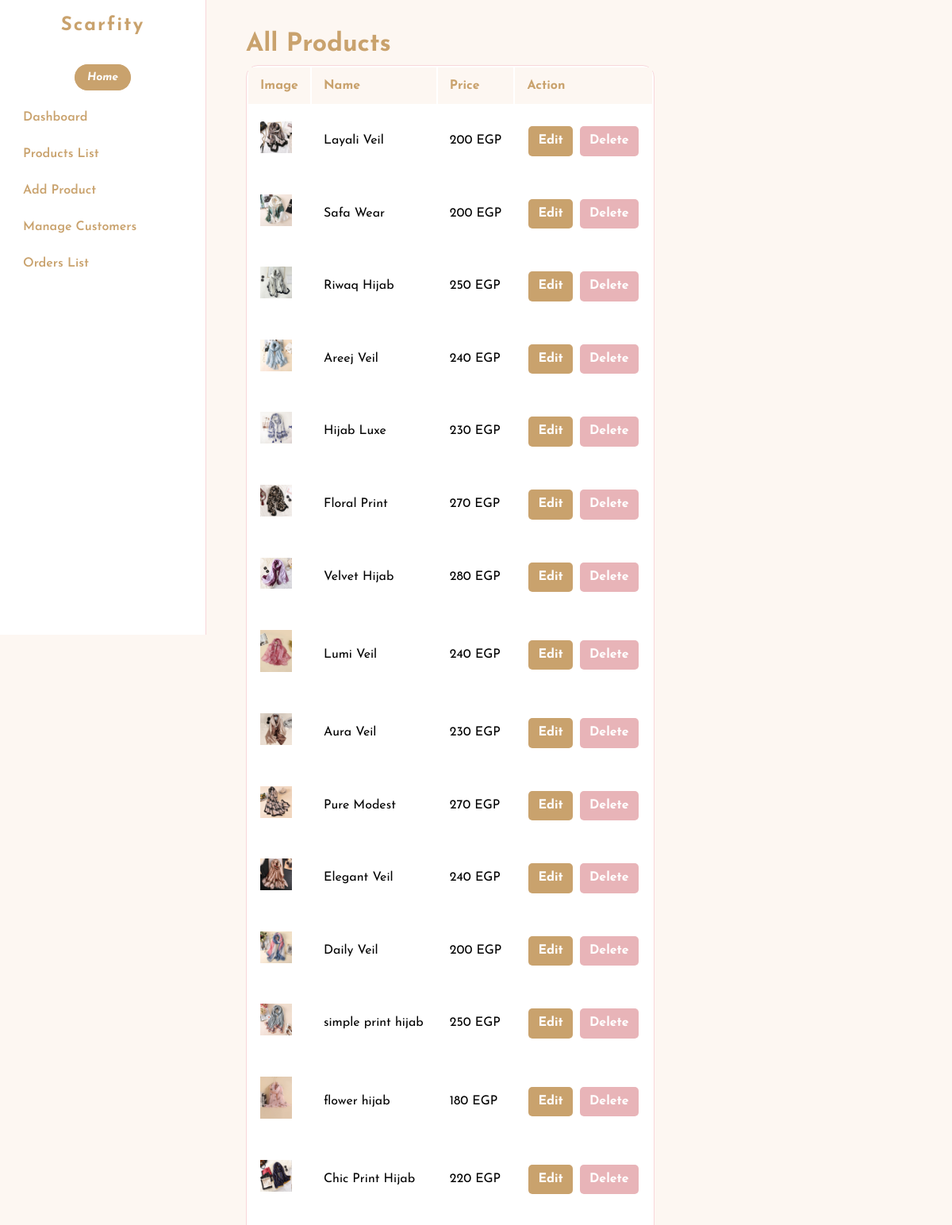
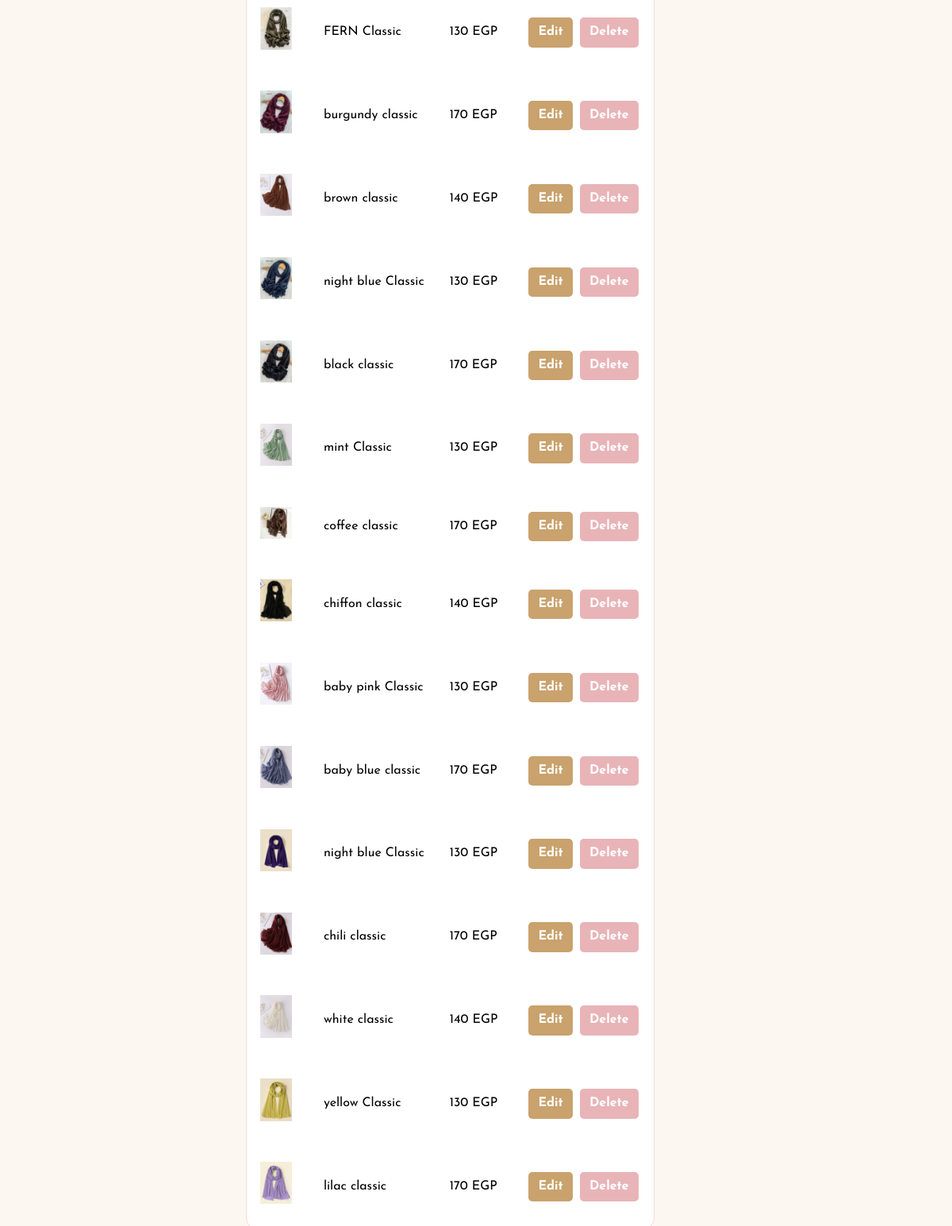
/admin_dashboard.php?page=products (signed in), run on the app's committed database (2 pictures, top to bottom).
### tables this page shows
CREATE TABLE `products` (
  `id` int(11) AUTO_INCREMENT PRIMARY KEY,
  `name` varchar(100) DEFAULT NULL,
  `price` int(11) DEFAULT NULL,
  `image` varchar(100) DEFAULT NULL,
  `type` varchar(50) DEFAULT NULL
);

### admin_dashboard.php (the view, shortened to what this page needs)
<?php
include'includes/db_connect.php';
$p_count = $conn->query("SELECT COUNT(*) as t FROM products")->fetch_assoc()['t'];
$u_count = $conn->query("SELECT COUNT(*) as t FROM users WHERE is_admin = 0")->fetch_assoc()['t'];
$income_res = $conn->query("SELECT SUM(total_price) AS total_income FROM orders");
$total_income = $income_res->fetch_assoc()['total_income'];
$page = isset($_GET['page']) ? $_GET['page'] : 'main' ;
?>
<!DOCTYPE html>
<html lang="en">
<head>
    <link rel="stylesheet" href="dashboard.css">
</head>
<body>
    <aside class="sidebar">
        <div class="sidebar-header">
            <h2>Scarfity</h2>
        </div>
        <ul class="sidebar-menu">
            <div class="back-to-home">
                    <a href="index.php">
                        <i><a href="index.php">Home</a></i>
                    </a>
                </div>
            <li><a href="admin_dashboard.php?page=main">Dashboard</a></li>
            <li><a href="admin_dashboard.php?page=products"> Products List </a></li>
            <li><a href="admin_dashboard.php?page=add-product">Add Product</a></li>
            <li><a href="admin_dashboard.php?page=customers">Manage Customers</a></li>
            <li><a href="admin_dashboard.php?page=orders">Orders List</a></li>
        </ul>
    </aside>
    <main class="main-content">
        <div class="content-area">
            <?php if ($page == 'main'):?>
            <h1>Dashboard Overview</h1>
            <div class="stats-grid">
                <div class="cart-dash">
                     <h3>Total Products</h3>
                    <p>  <?php echo $p_count; ?> </p>
                </div>
                <div class="cart-dash">
                     <h3>Total Customers</h3>
                    <p>  <?php echo $u_count; ?> </p>
                </div>
            </div>
            <div class="cart-dash earnings-card">
                 <h3>Total Income</h3>
                   <p><?php echo number_format($total_income ?? 0, 2); ?> EGP</p>
                </div>
                <?php elseif($page == 'products'): ?>
                    <h1> All Products</h1>
                    <table class="admin-table">
                        <thead>
                        <tr>
                            <th>Image</th>
                            <th>Name</th>
                            <th>Price</th>
                            <th>Action</th>
                        </tr>
                    </thead>
                        <?php
                        $res = $conn->query("SELECT * FROM products");
                        while ($row = $res->fetch_assoc()): ?>
                        <tr>
                            <td><img src="images/<?php echo $row['image']; ?>" width="40"  alt=""></td>
                            <td><?php echo $row['name']; ?></td>
                            <td><?php echo $row['price']; ?> EGP</td>
                            <td>
                                 <a href="admin_dashboard.php?page=edit-product&id=<?php echo $row['id'];?>" class="btn-edit">Edit</a>
                                <a href="admin_dashboard.php?page=products&delete-product=<?php echo $row['id']; ?>" onclick="return confirm('Delete this product?')" class="btn-delete">Delete</a>
                            </td>
                        </tr>
                        <?php endwhile; ?>
                    </table>
            <?php endif; ?>
        </div>
    </main>
</body>
</html>

### dashboard.css (style rules this page uses)
html { scroll-behavior: smooth; }
* { margin: 0; padding: 0; box-sizing: border-box; }
body { font-family: 'Josefin Sans', 'sans-serif'; background: #fdf7f2; display: flex; min-height: 100vh; }
.sidebar { width: 260px; background-color: #fff; border-right: 1px solid #f8d7da; position: fixed; top: 0; left: 0; height: 100vh; }
.back-to-home { display: flex; justify-content: center; padding:20px 10px; }
.back-to-home i a { text-decoration: none; color: #fff; font-weight: bold; font-size: 14px; padding: 8px 15px; border: 1px solid #c9a26d; border-radius: 20px; transition: 0.3s; background: #c9a26d; }
.sidebar-header { padding: 20px 20px 10px 20px; }
.sidebar-header h2 { text-align: center; color: #c9a26d; margin-bottom: 15px; letter-spacing: 2px; }
.sidebar-menu li a { display: block; padding: 15px 25px; color: #c9a26d; text-decoration: none; transition: 0.3s; font-weight: 600; border-left: 4px solid transparent; }
.main-content { margin-left: 270px; padding: 40px; }
.content-area h1 { color: #c9a26d; margin-bottom: 10px; }
.admin-table { width: 100%; background: #fff; border-radius: 15px; border: 1px solid #f8d7da; }
.admin-table td { padding: 20px 15px; line-height: 1.6; }
.admin-table th { background: #fdf7f2; padding: 15px; text-align: left; color: #c9a26d; }
.btn-edit, .btn-delete { display: inline-block; padding: 6px 12px; border-radius: 5px; text-decoration: none; font-weight: bold; transition:0.3s; margin: 2px; }
.btn-edit { background-color: #c9a26d; color: #fff; }
.btn-delete { background-color: #e8b4b8; color: #fff; }

### data on the page
products: image (picture), name "Layali Veil", price "200"
products: image (picture), name "Safa Wear", price "200"
products: image (picture), name "Riwaq Hijab", price "250"
products: image (picture), name "Areej Veil", price "240"
products: image (picture), name "Hijab Luxe", price "230"
products: image (picture), name "Floral Print", price "270"
products: image (picture), name "Velvet Hijab", price "280"
products: image (picture), name "Lumi Veil", price "240"
products: image (picture), name "Aura Veil", price "230"
products: image (picture), name "Pure Modest", price "270"
products: image (picture), name "Elegant Veil", price "240"
products: image (picture), name "Daily Veil", price "200"
products: image (picture), name "simple print hijab", price "250"
products: image (picture), name "flower hijab", price "180"
products: image (picture), name "Chic Print Hijab", price "220"
products: image (picture), name "FERN Classic", price "130"
products: image (picture), name "burgundy classic", price "170"
products: image (picture), name "brown classic", price "140"
products: image (picture), name "night blue Classic", price "130"
products: image (picture), name "black classic", price "170"
products: image (picture), name "mint Classic", price "130"
products: image (picture), name "coffee classic", price "170"
products: image (picture), name "chiffon classic", price "140"
products: image (picture), name "baby pink Classic", price "130"
products: image (picture), name "baby blue classic", price "170"
products: image (picture), name "night blue Classic", price "130"
products: image (picture), name "chili classic", price "170"
products: image (picture), name "white classic", price "140"
products: image (picture), name "yellow Classic", price "130"
products: image (picture), name "lilac classic", price "170"
